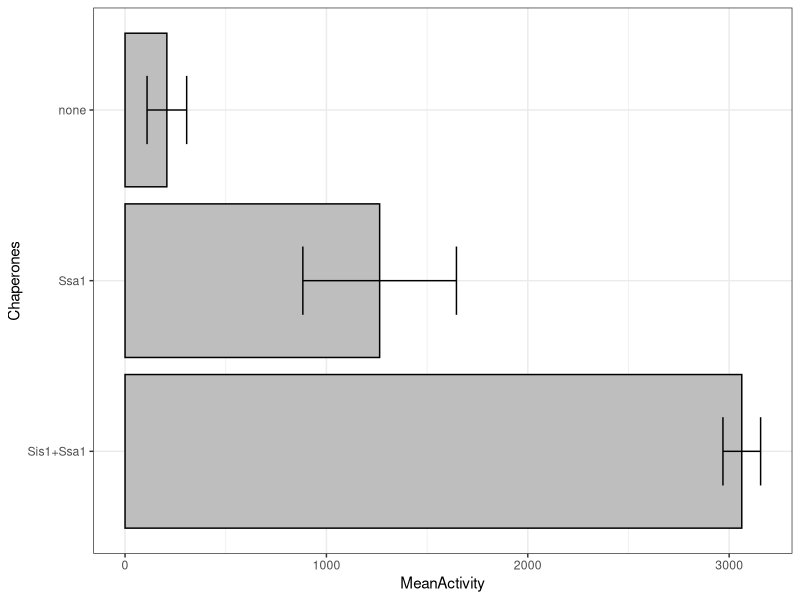
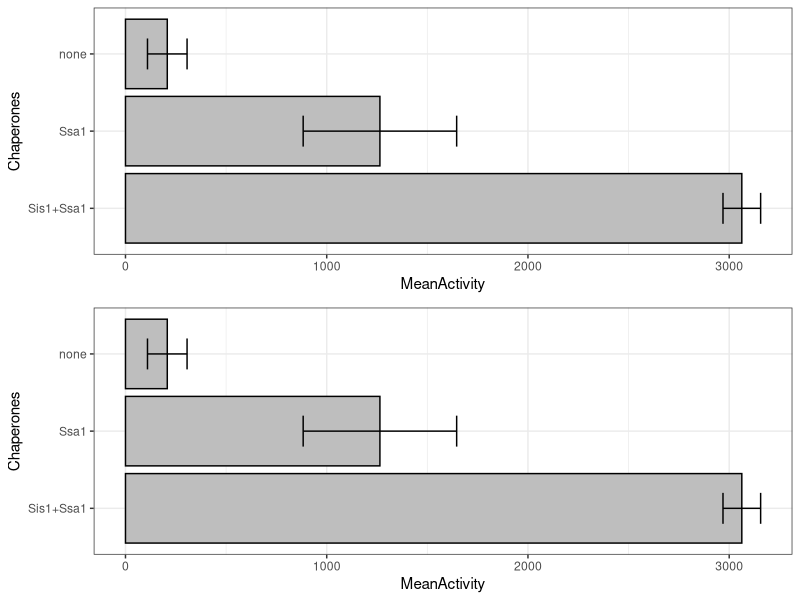

The R source for these figures, in order:
setwd("/media/barbitoff/DATA/Working issues/FizGen/Hsp40 mechanisms in vitro/Refolding/2022-04-19-Refolding-rep1")
library(ggplot2)
library(cowplot)

lucdata <- read.table('./refolding_rep1.tsv', sep='\t', header=T)
lucdata$Chaperones = factor(lucdata$Chaperones, 
        levels=c('Sis1+Ssa1', 'Ssa1', 'none'))

a <- ggplot(lucdata, aes(x=Chaperones, y=MeanActivity, 
                    ymax=MeanActivity+SD, ymin=MeanActivity-SD)) +
  geom_bar(stat='identity', col='black', fill='gray') + 
  geom_errorbar(width=0.4, lwd=0.5) + theme_bw() + coord_flip()
a

plot_grid(a, a, nrow=2)
